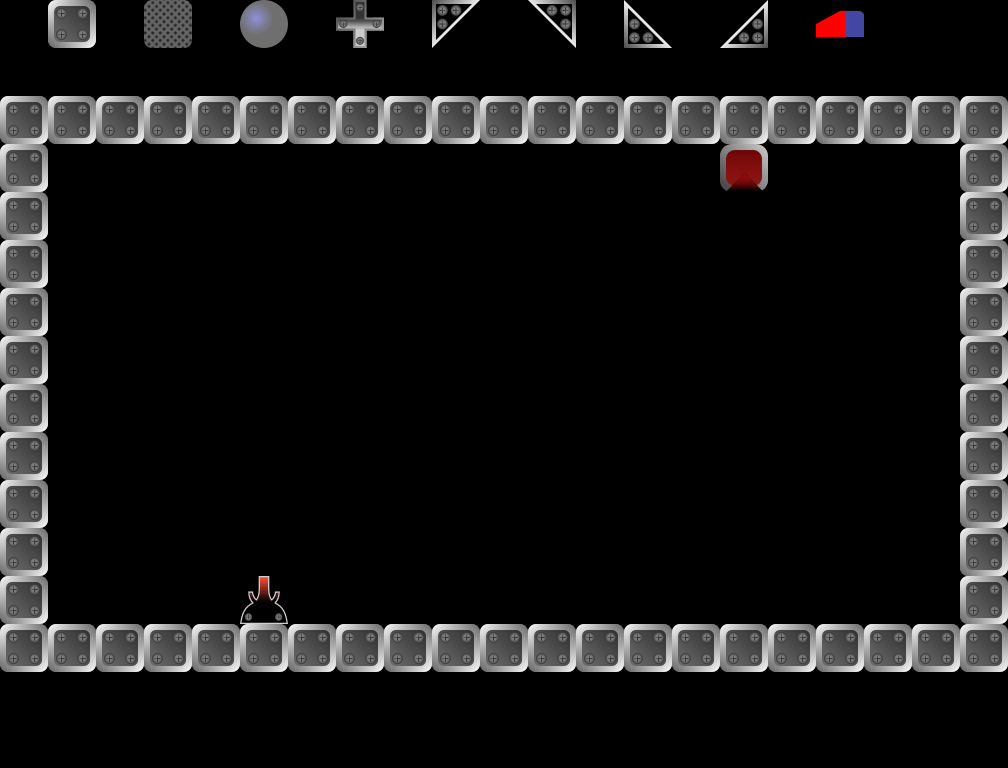

Tiled map render using the project's own tile images. Description and the whole map definition, tile-layer contents included, below:
An orthogonal 21x16 tile map with 48x48 px tiles, 2 tile layers (Blocks, Info), 1 hidden layer not drawn.

<map version="1.10" tiledversion="1.10.2" orientation="orthogonal" renderorder="right-down" width="21" height="16" tilewidth="48" tileheight="48" infinite="0" nextlayerid="8" nextobjectid="1">
 <editorsettings>
  <export target="../../public/assets/levels/level-01.json" format="json" />
 </editorsettings>
 <tileset firstgid="1" name="tileset" tilewidth="48" tileheight="48" tilecount="18" columns="18">
  <image source="../tileset.png" width="864" height="48" />
  <tile id="0" type="BlockingBlock" />
  <tile id="1" type="Cross" />
  <tile id="2" type="BallMirror" />
  <tile id="3" type="BottomLeftMirror" />
  <tile id="4" type="BottomRightMirror" />
  <tile id="5" type="TopLeftMirror" />
  <tile id="6" type="TopRightMirror" />
  <tile id="7" type="TimedBlock" />
  <tile id="8" type="LaserStartDown" />
  <tile id="9" type="LaserStartLeft" />
  <tile id="10" type="LaserStartRight" />
  <tile id="11" type="LaserStartUp" />
  <tile id="12" type="TargetUp" />
  <tile id="13" type="TargetRight" />
  <tile id="14" type="TargetDown" />
  <tile id="15" type="TargetLeft" />
  <tile id="16" type="ForbiddenBlock" />
  <tile id="17" type="Eraser" />
 </tileset>
 <layer id="2" name="Blocks" width="21" height="16">
  <data encoding="csv">
0,0,0,0,0,0,0,0,0,0,0,0,0,0,0,0,0,0,0,0,0,
0,0,0,0,0,0,0,0,0,0,0,0,0,0,0,0,0,0,0,0,0,
1,1,1,1,1,1,1,1,1,1,1,1,1,1,1,1,1,1,1,1,1,
1,0,0,0,0,0,0,0,0,0,0,0,0,0,0,15,0,0,0,0,1,
1,0,0,0,0,0,0,0,0,0,0,0,0,0,0,0,0,0,0,0,1,
1,0,0,0,0,0,0,0,0,0,0,0,0,0,0,0,0,0,0,0,1,
1,0,0,0,0,0,0,0,0,0,0,0,0,0,0,0,0,0,0,0,1,
1,0,0,0,0,0,0,0,0,0,0,0,0,0,0,0,0,0,0,0,1,
1,0,0,0,0,0,0,0,0,0,0,0,0,0,0,0,0,0,0,0,1,
1,0,0,0,0,0,0,0,0,0,0,0,0,0,0,0,0,0,0,0,1,
1,0,0,0,0,0,0,0,0,0,0,0,0,0,0,0,0,0,0,0,1,
1,0,0,0,0,0,0,0,0,0,0,0,0,0,0,0,0,0,0,0,1,
1,0,0,0,0,12,0,0,0,0,0,0,0,0,0,0,0,0,0,0,1,
1,1,1,1,1,1,1,1,1,1,1,1,1,1,1,1,1,1,1,1,1,
0,0,0,0,0,0,0,0,0,0,0,0,0,0,0,0,0,0,0,0,0,
0,0,0,0,0,0,0,0,0,0,0,0,0,0,0,0,0,0,0,0,0
</data>
 </layer>
 <layer id="5" name="Info" width="21" height="16" locked="1">
  <properties>
   <property name="BallMirror" type="int" value="0" />
   <property name="BlockingBlock" type="int" value="0" />
   <property name="BottomLeftMirror" type="int" value="0" />
   <property name="BottomRightMirror" type="int" value="1" />
   <property name="Cross" type="int" value="0" />
   <property name="LevelName" value="Welcome" />
   <property name="MaxItems" type="int" value="2" />
   <property name="TimedBlock" type="int" value="0" />
   <property name="TopLeftMirror" type="int" value="1" />
   <property name="TopRightMirror" type="int" value="0" />
  </properties>
  <data encoding="csv">
0,1,0,8,0,3,0,2,0,5,0,4,0,7,0,6,0,18,0,0,0,
0,0,0,0,0,0,0,0,0,0,0,0,0,0,0,0,0,0,0,0,0,
0,0,0,0,0,0,0,0,0,0,0,0,0,0,0,0,0,0,0,0,0,
0,0,0,0,0,0,0,0,0,0,0,0,0,0,0,0,0,0,0,0,0,
0,0,0,0,0,0,0,0,0,0,0,0,0,0,0,0,0,0,0,0,0,
0,0,0,0,0,0,0,0,0,0,0,0,0,0,0,0,0,0,0,0,0,
0,0,0,0,0,0,0,0,0,0,0,0,0,0,0,0,0,0,0,0,0,
0,0,0,0,0,0,0,0,0,0,0,0,0,0,0,0,0,0,0,0,0,
0,0,0,0,0,0,0,0,0,0,0,0,0,0,0,0,0,0,0,0,0,
0,0,0,0,0,0,0,0,0,0,0,0,0,0,0,0,0,0,0,0,0,
0,0,0,0,0,0,0,0,0,0,0,0,0,0,0,0,0,0,0,0,0,
0,0,0,0,0,0,0,0,0,0,0,0,0,0,0,0,0,0,0,0,0,
0,0,0,0,0,0,0,0,0,0,0,0,0,0,0,0,0,0,0,0,0,
0,0,0,0,0,0,0,0,0,0,0,0,0,0,0,0,0,0,0,0,0,
0,0,0,0,0,0,0,0,0,0,0,0,0,0,0,0,0,0,0,0,0,
0,0,0,0,0,0,0,0,0,0,0,0,0,0,0,0,0,0,0,0,0
</data>
 </layer>
 <layer id="7" name="SelectionArea" width="21" height="16" visible="0" locked="1">
  <data encoding="csv">
0,0,0,0,0,0,0,0,0,0,0,0,0,0,0,0,0,0,0,0,0,
0,0,0,0,0,0,0,0,0,0,0,0,0,0,0,0,0,0,0,0,0,
8,8,8,8,8,8,8,8,8,8,8,8,8,8,8,8,8,8,8,8,8,
8,8,8,8,8,8,8,8,8,8,8,8,8,8,8,8,8,8,8,8,8,
8,8,8,8,8,8,8,8,8,8,8,8,8,8,8,8,8,8,8,8,8,
8,8,8,8,8,8,8,8,8,8,8,8,8,8,8,8,8,8,8,8,8,
8,8,8,8,8,8,8,8,8,8,8,8,8,8,8,8,8,8,8,8,8,
8,8,8,8,8,8,8,8,8,8,8,8,8,8,8,8,8,8,8,8,8,
8,8,8,8,8,8,8,8,8,8,8,8,8,8,8,8,8,8,8,8,8,
8,8,8,8,8,8,8,8,8,8,8,8,8,8,8,8,8,8,8,8,8,
8,8,8,8,8,8,8,8,8,8,8,8,8,8,8,8,8,8,8,8,8,
8,8,8,8,8,8,8,8,8,8,8,8,8,8,8,8,8,8,8,8,8,
8,8,8,8,8,8,8,8,8,8,8,8,8,8,8,8,8,8,8,8,8,
8,8,8,8,8,8,8,8,8,8,8,8,8,8,8,8,8,8,8,8,8,
0,0,0,0,0,0,0,0,0,0,0,0,0,0,0,0,0,0,0,0,0,
0,0,0,0,0,0,0,0,0,0,0,0,0,0,0,0,0,0,0,0,0
</data>
 </layer>
</map>
